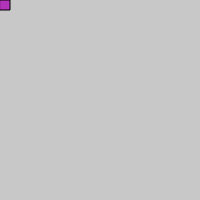
Frame 1 (no input)
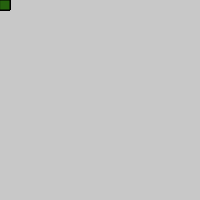
Frame 60 (no input)
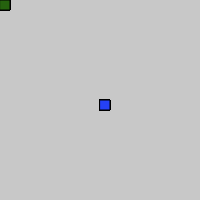
Frame 120 (the mouse pressed at the canvas centre since frame 60)

The p5.js sketch that drew these frames (run headless with seeded random() and noise() and a simulated clock; from frame 60 on, the mouse is pressed at the canvas centre):

// p5.js sketch
// ── sketch.js
function setup(){
  createCanvas(200,200);
  background(200);
}

function draw(){
  fill(random(250),random(250),random(250))
  rect(mouseX,mouseY,10,10);
}
